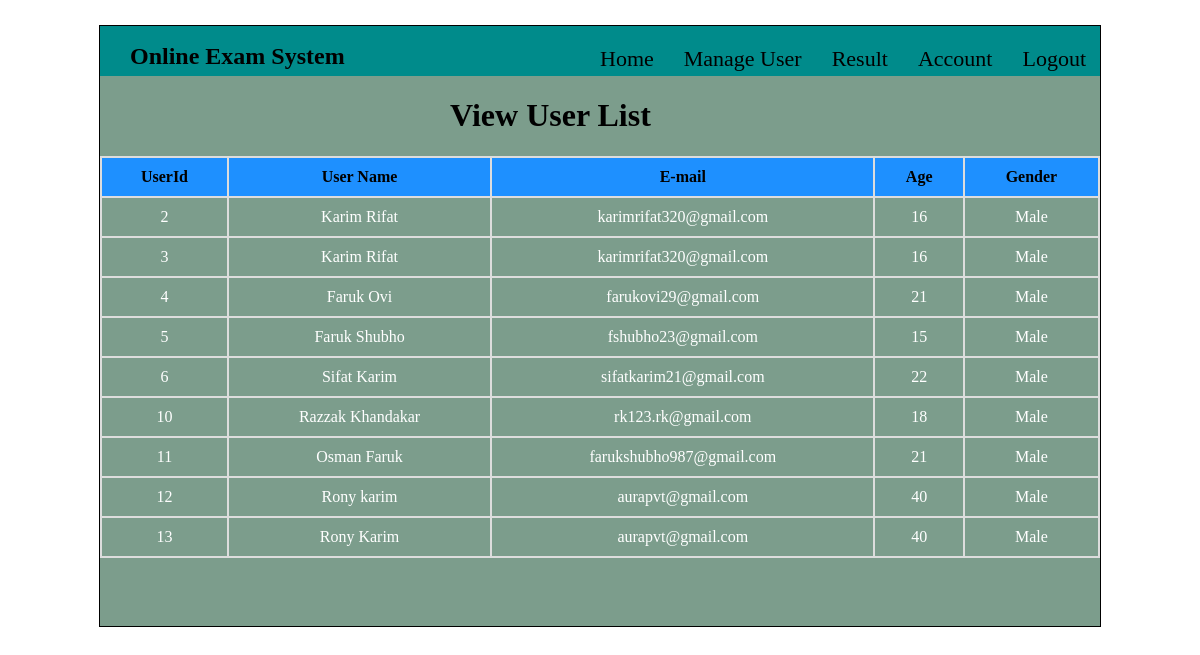
Page /app/view/Manage_User.php (signed in) on the committed database.
### tables this page shows
CREATE TABLE `user` (
  `ID` int(11) NOT NULL,
  `Name` varchar(50) NOT NULL,
  `Mail` varchar(30) NOT NULL,
  `Password` varchar(255) NOT NULL,
  `Age` int(3) NOT NULL,
  `Gender` varchar(7) NOT NULL
);

### app/view/Manage_User.php (the view, shortened to what this page needs)
<html>
	<head>
		<link href="css/Manage_User.css" rel="stylesheet" type="text/css" />
	</head>
	<body>
		<form action="<?= htmlspecialchars($_SERVER['PHP_SELF']); ?>" method="POST">
			<div class="main">
				<div class="header">
					<div class="headertext">
						<h2>Online Exam System</h2>
					</div>
					<div class="menu">
						<ul>
							<li><a href="Home.php">Home</a></li>
							<li><a href="Manage_User.php">Manage User</a></li>
							<li><a href="Result.php">Result</a></li>
							<li><a href="Account.php">Account</a></li>
							<li><a href="Logout.php">Logout</a></li>
						</ul>
					</div>
				</div>
				<div class="right">
						<h1>View User List</h1>
					<?php
						$con=mysqli_connect("localhost","root","","online_exam_system");
						$result = mysqli_query($con,"SELECT * FROM user");
						echo "<table border='1' width='100%' >
						<tr allign='center'>
							<th>UserId</th>
							<th>User Name</th>
							<th>E-mail</th>
							<th>Age</th>
							<th>Gender</th>
						</tr>";
						while($row = mysqli_fetch_array($result))
						{
							echo "<tr>";
							echo "<td>" . $row['ID'] . "</td>";
							echo "<td>" . $row['Name'] . "</td>";
							echo "<td>" . $row['Mail'] . "</td>";
							echo "<td>" . $row['Age'] . "</td>";
							echo "<td>" . $row['Gender'] . "</td>";
							echo "</tr>";
						}
						echo "</table>";
					?>
				</div>
			</div>
		</form>
	</body>
</html>

### css/Manage_User.css (style rules this page uses)
.main { width: 1000px; height: 600px; border: 1px solid; margin: 25px auto; background-color:#7C9D8C; }
.header { height:50px; background-color: darkcyan; width:1000px; overflow: hidden; }
.headertext { float: left; margin-left: 30px; width: 300px; }
.header h2 { font-family:italic; margin-top: 17px; }
.menu { float: right; width: 670px; }
.header ul { list-style: none; margin-left: 100px; margin-top: 20px }
.header ul li { float: left; margin-left: 30px; font-size: 22px; }
.header ul li a { text-decoration: none; color:black; }
.right h1 { margin-left: 350px; }
.right table { border-collapse: collapse; text-align: center; }
.right td { background-color: #7C9D8C; color: white; }
.right th,td { padding: 10px; border: 2px solid #ddd; background-color: dodgerblue; }

### rows in the picture
user: ID "2", Name "Karim Rifat", Mail "karimrifat320@gmail.com", Age "16", Gender "Male"
user: ID "3", Name "Karim Rifat", Mail "karimrifat320@gmail.com", Age "16", Gender "Male"
user: ID "4", Name "Faruk Ovi", Mail "farukovi29@gmail.com", Age "21", Gender "Male"
user: ID "5", Name "Faruk Shubho", Mail "fshubho23@gmail.com", Age "15", Gender "Male"
user: ID "6", Name "Sifat Karim", Mail "sifatkarim21@gmail.com", Age "22", Gender "Male"
user: ID "10", Name "Razzak Khandakar", Mail "rk123.rk@gmail.com", Age "18", Gender "Male"
user: ID "11", Name "Osman Faruk", Mail "farukshubho987@gmail.com", Age "21", Gender "Male"
user: ID "12", Name "Rony karim", Mail "aurapvt@gmail.com", Age "40", Gender "Male"
user: ID "13", Name "Rony Karim", Mail "aurapvt@gmail.com", Age "40", Gender "Male"
